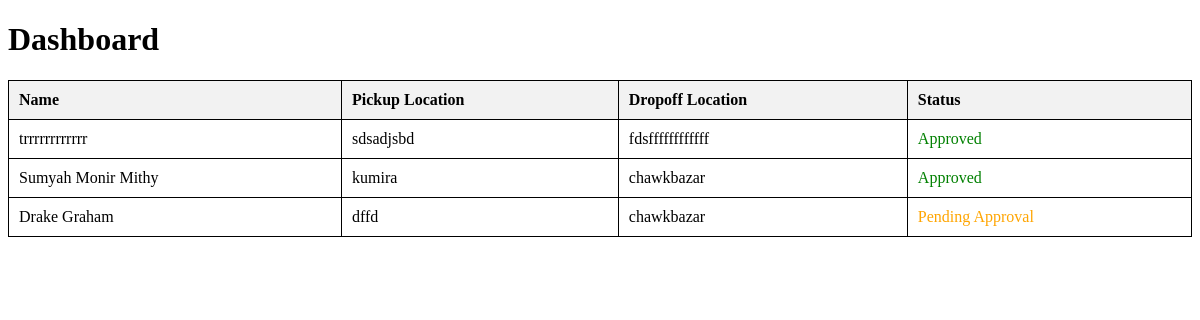
The app's page /testdashboard/, older data.
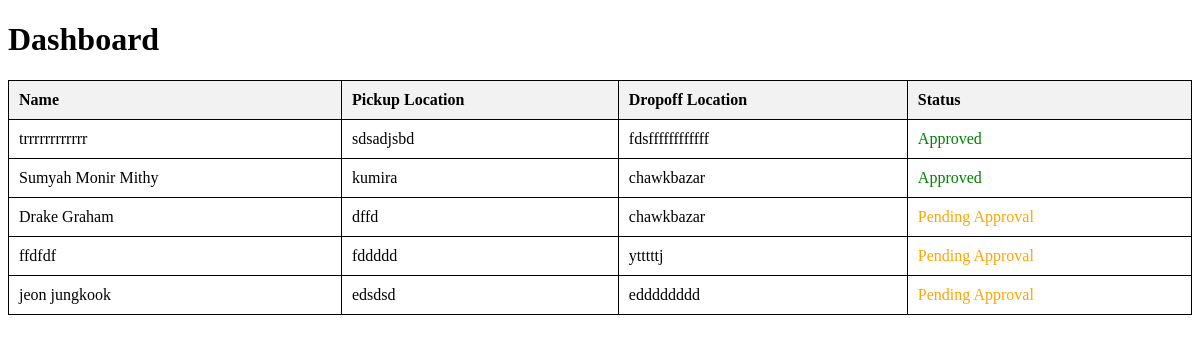
The same page, newer data.
### main/models.py (models this page shows, shortened)
class Booking(models.Model):
    STATUS_CHOICES = [
        ('pending', 'Pending'),
        ('approved', 'Approved'),
        ('rejected', 'Rejected'),
    ]
    name = models.CharField(max_length=100)
    phone_number = models.CharField(max_length=15)
    pickup_location = models.CharField(max_length=255)
    pickup_date = models.DateField(default=datetime.date(1999, 10, 10))
    pickup_time = models.TimeField(default=datetime.time(0, 0))
    dropoff_location = models.CharField(max_length=255)
    dropoff_date = models.DateField(default=datetime.date(1999, 10, 10))
    dropoff_time = models.TimeField(default=datetime.time(0, 0))
    status = models.CharField(max_length=20, choices=STATUS_CHOICES, default='pending')

### main/views.py (the view)
def testdashboard(request):
    user_bookings = Booking.objects.all()  # Filter based on user if you have user accounts
    return render(request, 'testdashboard.html', {'bookings': user_bookings})

### main/context_processors.py (called while the page is built)
def profile_pic(request):
    if request.user.is_authenticated:
        try:
            rider = CarRegister.objects.get(user=request.user)
            return {'profile_pic': rider.profilepic.url if rider.profilepic else 'profilepic/profile.jpg'}
        except CarRegister.DoesNotExist:
            return {'profile_pic': 'profilepic/profile.jpg'}
    return {'profile_pic': None}

### main/templates/testdashboard.html (shortened to what this page needs)
<!DOCTYPE html>
<html lang="en">
<head>
  <link rel="stylesheet" href="https://cdnjs.cloudflare.com/ajax/libs/font-awesome/6.0.0/css/all.min.css">
</head>
<body>
  <h1>Dashboard</h1>
  <table>
    <thead>
      <tr>
        <th>Name</th>
        <th>Pickup Location</th>
        <th>Dropoff Location</th>
        <th>Status</th>
      </tr>
    </thead>
    <tbody>
      {% for booking in bookings %}
        <tr>
          <td>{{ booking.name }}</td>
          <td>{{ booking.pickup_location }}</td>
          <td>{{ booking.dropoff_location }}</td>
          <td class="{% if booking.status == 'approved' %}approved{% else %}pending{% endif %}">
            {% if booking.status == 'approved' %}
                Approved
            {% else %}
                Pending Approval
            {% endif %}
        </td>
        </tr>
      {% endfor %}
    </tbody>
  </table>
</body>
</html>

### main/templates/testdashboard.html (style rules this page uses)
table { width: 100%; border-collapse: collapse; }
table, th, td { border: 1px solid black; }
th, td { padding: 10px; text-align: left; }
th { background-color: #f2f2f2; }
.approved { color: green; }
.pending { color: orange; }

Row changes from the older to the newer data that the page shows:
added Booking: name "ffdfdf", pickup_location "fddddd", dropoff_location "ytttttj", status "Pending Approval"
added Booking: name "jeon jungkook", pickup_location "edsdsd", dropoff_location "edddddddd", status "Pending Approval"
